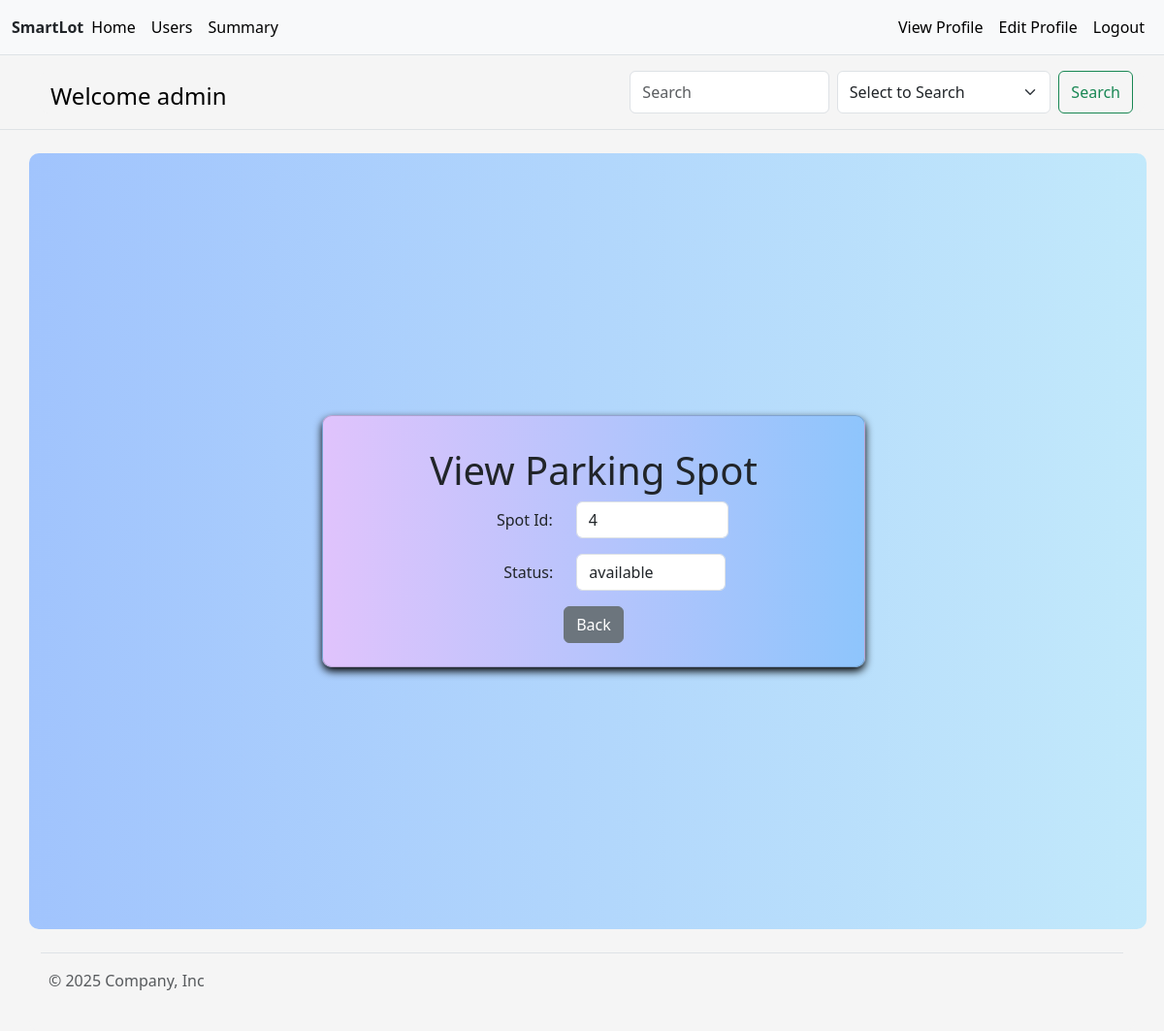
The app's page /admin_view_spots/1/4 (signed in) with its own data.
### application/models.py (models this page shows, shortened)
class User(db.Model):
    __tablename__ = 'user'
    user_id = db.Column(db.Integer, primary_key=True, autoincrement=True)
    username = db.Column(db.String(), nullable=False, unique=True)
    email = db.Column(db.String(), nullable=False, unique=True)
    hpassword = db.Column(db.String(), nullable=False)
    address = db.Column(db.String(), nullable=False)
    pincode = db.Column(db.Integer, nullable=False)
    phone_number = db.Column(db.Integer, nullable=False, unique=True)
    type = db.Column(db.String(), nullable=False, default='user')
    reservations = db.relationship('Reservation', backref='user', lazy=True, foreign_keys='Reservation.user_id')
    @property
    def password(self):
        raise AttributeError('password is not a readable attribute')

class ParkingSpot(db.Model):
    __tablename__ = 'parking_spot'
    spot_id = db.Column(db.Integer, primary_key=True , autoincrement=True)
    lot_id = db.Column(db.Integer, db.ForeignKey('parking_lot.lot_id'), nullable=False)
    status = db.Column(Enum('available', 'occupied', name='spot_status'), nullable=False, default='available')
    start_time = db.Column(db.DateTime, nullable=True)
    is_spot_active = db.Column(db.Boolean, nullable=False, default=True)
    reservations = db.relationship('Reservation', backref='parking_spot', lazy=True, foreign_keys='Reservation.spot_id')

### application/controllers.py (the view, shortened to what this page needs)
    @app.route("/admin_view_spots/<int:lot_id>/<int:spot_id>", methods=['GET','POST'])
    @admin_login_required
    def admin_view_spots(lot_id, spot_id):
        selected_spot = ParkingSpot.query.filter_by(lot_id=lot_id, spot_id=spot_id,is_spot_active=True).all()
        if not selected_spot:
            flash('Parking spot not found.', 'danger')
            return redirect(url_for('admin'))
        status_record = ParkingSpot.query.filter_by(lot_id=lot_id, spot_id=spot_id, is_spot_active=True).first()
        status = status_record.status if status_record else None
        return render_template("admin_view_spots.html",
                            user=User.query.get(session.get('user_id')),
                            spot=selected_spot,
                            status=status)

### application/controllers.py (called while the page is built)
def admin_login_required(f):
    @wraps(f)
    def inner_function(*args, **kwargs):
        if 'user_id' not in session:
            flash('You need to login first', 'danger')
            return redirect(url_for('login'))
        user = User.query.get(session['user_id'])
        if not user.type=="admin":
            flash('You are not authorized to view this page.')
            return redirect(url_for('index'))
        return f(*args, **kwargs)
    return inner_function

### templates/admin_view_spots.html (shortened to what this page needs)
{% extends 'layout.html' %}
{% block content %}
<div class="container d-flex justify-content-center align-items-center" style="min-height: 100vh;width: 100%;width: 100vw;display: flex;justify-content: center;align-items: center;">
  <div class="card p-4" style="width: 100%; max-width: 560px;border-radius: 10px;">
    <h1 class="my-2">View Parking Spot</h1>
    <form class="custom" method="post">
      {% for i in spot%}
      <div class="row mb-3">
        <label for="spot_id" class="col-sm-5 col-form-label text-end text-end">Spot Id:</label>
        <div class="col-sm-6">
          <input id="spot_id" class="form-control" name="spot_id" type="text" value="{{i.spot_id}}" required aria-label="readonly input example" readonly>
        </div>
      </div>
      <div class="row mb-3">
        <label for="address" class="col-sm-5 col-form-label text-end">Status:</label>
        <div class="col-sm-6">
          <input id="status" class="form-control" name="status" required value="{{i.status}}" aria-label="readonly input example" readonly>
        </div>
      </div>
      {%endfor%}
      <div>
        <button type="submit" name="action" value="back" class="btn btn-secondary">Back</button>
      </div>
    </form>
  </div>
</div>
{% endblock %}

### templates/header.html (shortened to what this page needs)
<nav class="py-2 bg-body-tertiary border-bottom">
    <div class="container-fluid d-flex flex-wrap">
        <a class="navbar-brand mt-2" href="/"><strong class="mt-5">SmartLot</strong></a>
        <ul class="nav me-auto">
            {%if user%}
                {%if user.type=='admin'%}
                    <li class="nav-item">
                        <a href="/admin" class="nav-link link-body-emphasis px-2 active" aria-current="page">
                            Home
                        </a>
                    </li>
                    <li class="nav-item">
                        <a href="/admin_users" class="nav-link link-body-emphasis px-2">
                            Users
                        </a>
                    </li>
                    <li class="nav-item">
                        <a href="/admin_summary" class="nav-link link-body-emphasis px-2">
                            Summary
                        </a>
                    </li>
        </ul>
        <ul class="nav">
            <li class="nav-item">
                <a href="/admin_view_profile" class="nav-link link-body-emphasis px-2">
                    View Profile
                </a>
                <li class="nav-item">
                <a href="/admin_profile_update" class="nav-link link-body-emphasis px-2">
                    Edit Profile
                </a>
            </li>
            <li class="nav-item">
                <a href="/logout" class="nav-link link-body-emphasis px-2">
                    Logout
                </a>
            </li>
        </ul>
        {%endif%}
    {%endif%}
    </div>
</nav>
{%if user%}
<header class="py-3 mb-4 border-bottom">
    <div class="container d-flex flex-wrap justify-content-center" style="margin-left: 40px;background: #F5F5F5 !important;">
        {%if user.type == 'admin'%}
        <a href="/admin" class="d-flex align-items-center mb-3 mb-lg-0 me-lg-auto link-body-emphasis text-decoration-none">
                <span class="fs-4 mt-2">Welcome {{user.type}}</span>
        </a>
        <ion-icon size="large" style="margin-top:5px;padding-right:5px" name="search-circle-outline"></ion-icon>
        <form class="d-flex" action="/admin_search_results">
            <input class="form-control me-2" type="search" placeholder="Search" aria-label="Search" name="search"/>
            <select class="form-select me-2" aria-label="Default select example" name="key">
                <option selected>Select to Search</option>
            </select>
            <input class="btn btn-outline-success" type="submit" value="Search">
        </form>
    </div>
    {%endif%}
</header>
{%endif%}

### templates/layout.html (style rules this page uses)
html, body { height: 100%; margin: 0; padding: 0; display: flex; flex-direction: column; }
body { background-color: #F5F5F5; }

### templates/admin_view_spots.html (style rules this page uses)
.container { background: linear-gradient(to right, #a1c4fd, #c2e9fb); border-radius: 10px; }
.card { background: linear-gradient(to right, #e0c3fc, #8ec5fc); backdrop-filter: blur(2px); border-radius: 15px; padding: 20px; box-shadow: 0 4px 8px rgba(0, 0, 0.2); }
.custom input { width: 100%; }
.custom { display: flex; flex-direction: column; align-items: center; }
h1 { margin-top: 10px; text-align: center; }

### records on screen
User: type "admin"
ParkingSpot: spot_id "4", status "available"
